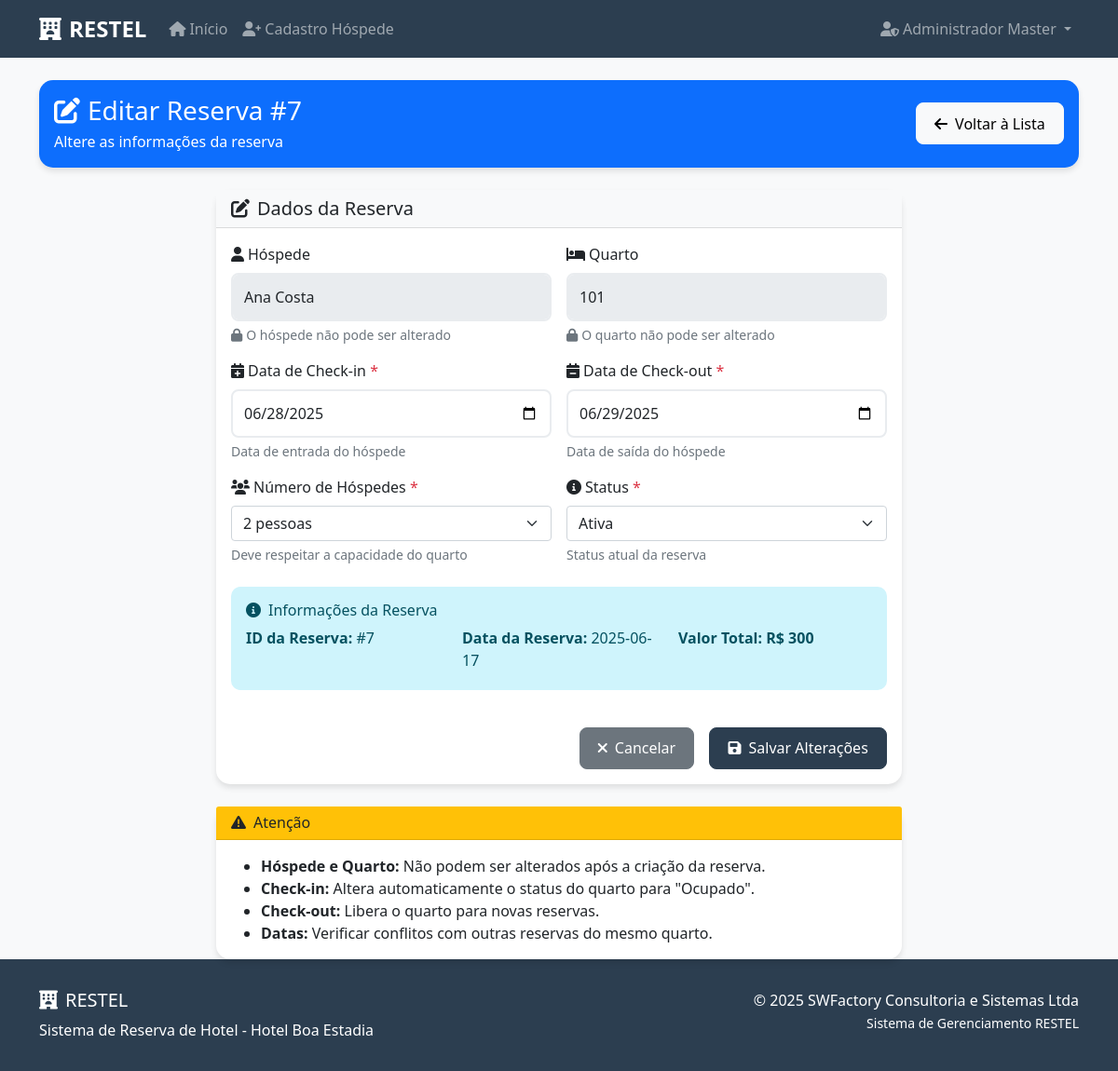
Page /admin/reserva/7/editar (signed in) on the committed database.
### tables this page shows
CREATE TABLE reservas (
            id INTEGER PRIMARY KEY AUTOINCREMENT,
            hospede_id INTEGER NOT NULL,
            quarto_id INTEGER NOT NULL,
            data_checkin DATE NOT NULL,
            data_checkout DATE NOT NULL,
            numero_hospedes INTEGER NOT NULL,
            valor_total DECIMAL(10,2) NOT NULL,
            status TEXT NOT NULL CHECK(status IN ('Ativa', 'Cancelada', 'Check-in', 'Check-out')),
            data_reserva TIMESTAMP DEFAULT CURRENT_TIMESTAMP,
            FOREIGN KEY (hospede_id) REFERENCES hospedes (id),
            FOREIGN KEY (quarto_id) REFERENCES quartos (id)
        );

CREATE TABLE hospedes (
            id INTEGER PRIMARY KEY AUTOINCREMENT,
            nome_completo TEXT NOT NULL,
            email TEXT UNIQUE NOT NULL,
            cpf TEXT UNIQUE NOT NULL,
            telefone TEXT NOT NULL,
            senha TEXT NOT NULL,
            ativo BOOLEAN DEFAULT 1,
            data_cadastro TIMESTAMP DEFAULT CURRENT_TIMESTAMP
        );

CREATE TABLE quartos (
            id INTEGER PRIMARY KEY AUTOINCREMENT,
            numero TEXT UNIQUE NOT NULL,
            tipo TEXT NOT NULL,
            capacidade INTEGER NOT NULL,
            preco_diaria DECIMAL(10,2) NOT NULL,
            status TEXT NOT NULL CHECK(status IN ('Disponível', 'Ocupado', 'Manutenção')),
            ativo BOOLEAN DEFAULT 1,
            data_cadastro TIMESTAMP DEFAULT CURRENT_TIMESTAMP
        );

### src/restel/app.py (the view)
@app.route('/admin/reserva/<int:reserva_id>/editar')
def editar_reserva(reserva_id):
    if 'admin_id' not in session:
        flash('Acesso negado! Faça login como administrador.', 'error')
        return redirect(url_for('login_admin'))
    conn = get_db_connection()
    reserva = conn.execute('''
        SELECT r.*, h.nome_completo as hospede_nome, q.numero as quarto_numero
        FROM reservas r
        JOIN hospedes h ON r.hospede_id = h.id
        JOIN quartos q ON r.quarto_id = q.id
        WHERE r.id = ?
    ''', (reserva_id,)).fetchone()
    if not reserva:
        flash('Reserva não encontrada!', 'error')
        conn.close()
        return redirect(url_for('gerenciar_reservas'))
    hospedes = conn.execute('SELECT * FROM hospedes WHERE ativo = 1 ORDER BY nome_completo').fetchall()
    quartos = conn.execute('SELECT * FROM quartos WHERE ativo = 1 ORDER BY numero').fetchall()
    conn.close()
    return render_template('admin_reserva_editar.html', reserva=reserva, hospedes=hospedes, quartos=quartos)

### src/restel/app.py (called while the page is built)
def get_db_connection():
    from flask import current_app
    db_path = current_app.config.get('DATABASE', DATABASE)
    conn = sqlite3.connect(db_path)
    conn.row_factory = sqlite3.Row
    return conn

### src/restel/templates/admin_reserva_editar.html (shortened to what this page needs)
{% extends "base.html" %}
{% block content %}
<div class="container mt-4">
    <div class="row">
        <div class="col-12">
            <div class="card bg-primary text-white">
                <div class="card-body">
                    <div class="row align-items-center">
                        <div class="col-md-8">
                            <h1 class="h3 mb-1">
                                <i class="fas fa-edit me-2"></i>Editar Reserva #{{ reserva.id }}
                            </h1>
                            <p class="mb-0">
                                Altere as informações da reserva
                            </p>
                        </div>
                        <div class="col-md-4 text-md-end">
                            <a href="{{ url_for('gerenciar_reservas') }}" class="btn btn-light">
                                <i class="fas fa-arrow-left me-2"></i>Voltar à Lista
                            </a>
                        </div>
                    </div>
                </div>
            </div>
        </div>
    </div>
    <div class="row mt-4">
        <div class="col-lg-8 mx-auto">
            <div class="card">
                <div class="card-header bg-light">
                    <h5 class="mb-0">
                        <i class="fas fa-edit me-2"></i>Dados da Reserva
                    </h5>
                </div>
                <div class="card-body">
                    <form method="POST" action="{{ url_for('processar_edicao_reserva', reserva_id=reserva.id) }}">
                        <div class="row g-3">
                            <div class="col-md-6">
                                <label for="hospede_nome" class="form-label">
                                    <i class="fas fa-user me-1"></i>Hóspede
                                </label>
                                <input type="text" class="form-control" id="hospede_nome"
                                       value="{{ reserva.hospede_nome }}" readonly>
                                <div class="form-text text-muted">
                                    <i class="fas fa-lock me-1"></i>O hóspede não pode ser alterado
                                </div>
                            </div>
                            <div class="col-md-6">
                                <label for="quarto_numero" class="form-label">
                                    <i class="fas fa-bed me-1"></i>Quarto
                                </label>
                                <input type="text" class="form-control" id="quarto_numero"
                                       value="{{ reserva.quarto_numero }}" readonly>
                                <div class="form-text text-muted">
                                    <i class="fas fa-lock me-1"></i>O quarto não pode ser alterado
                                </div>
                            </div>
                            <div class="col-md-6">
                                <label for="data_checkin" class="form-label">
                                    <i class="fas fa-calendar-plus me-1"></i>Data de Check-in <span class="text-danger">*</span>
                                </label>
                                <input type="date" class="form-control" id="data_checkin" name="data_checkin"
                                       value="{{ reserva.data_checkin }}" required>
                                <div class="form-text">
                                    Data de entrada do hóspede
                                </div>
                            </div>
                            <div class="col-md-6">
                                <label for="data_checkout" class="form-label">
                                    <i class="fas fa-calendar-minus me-1"></i>Data de Check-out <span class="text-danger">*</span>
                                </label>
                                <input type="date" class="form-control" id="data_checkout" name="data_checkout"
                                       value="{{ reserva.data_checkout }}" required>
                                <div class="form-text">
                                    Data de saída do hóspede
                                </div>
                            </div>
                            <div class="col-md-6">
                                <label for="numero_hospedes" class="form-label">
                                    <i class="fas fa-users me-1"></i>Número de Hóspedes <span class="text-danger">*</span>
                                </label>
                                <select class="form-select" id="numero_hospedes" name="numero_hospedes" required>
                                    <option value="2" {% if reserva.numero_hospedes == 2 %}selected{% endif %}>2 pessoas</option>
                                </select>
                                <div class="form-text">
                                    Deve respeitar a capacidade do quarto
                                </div>
                            </div>
                            <div class="col-md-6">
                                <label for="status" class="form-label">
                                    <i class="fas fa-info-circle me-1"></i>Status <span class="text-danger">*</span>
                                </label>
                                <select class="form-select" id="status" name="status" required>
                                    <option value="Ativa" {% if reserva.status == 'Ativa' %}selected{% endif %}>Ativa</option>
                                </select>
                                <div class="form-text">
                                    Status atual da reserva
                                </div>
                            </div>
                        </div>
                        <div class="row mt-4">
                            <div class="col-12">
                                <div class="alert alert-info">
                                    <h6 class="alert-heading">
                                        <i class="fas fa-info-circle me-2"></i>Informações da Reserva
                                    </h6>
                                    <div class="row">
                                        <div class="col-md-4">
                                            <p class="mb-1"><strong>ID da Reserva:</strong> #{{ reserva.id }}</p>
                                        </div>
                                        <div class="col-md-4">
                                            <p class="mb-1"><strong>Data da Reserva:</strong> {{ reserva.data_reserva.split(' ')[0] if reserva.data_reserva else 'N/A' }}</p>
                                        </div>
                                        <div class="col-md-4">
                                            <p class="mb-1"><strong>Valor Total:</strong>
                                                <span class="fw-bold">R$ {{ reserva.valor_total }}</span>
                                            </p>
                                        </div>
                                    </div>
                                </div>
                            </div>
                        </div>
                        <div class="row mt-4">
                            <div class="col-12">
                                <div class="d-grid gap-2 d-md-flex justify-content-md-end">
                                    <a href="{{ url_for('gerenciar_reservas') }}" class="btn btn-secondary me-md-2">
                                        <i class="fas fa-times me-2"></i>Cancelar
                                    </a>
                                    <button type="submit" class="btn btn-primary">
                                        <i class="fas fa-save me-2"></i>Salvar Alterações
                                    </button>
                                </div>
                            </div>
                        </div>
                    </form>
                </div>
            </div>
        </div>
    </div>
    <div class="row mt-4">
        <div class="col-lg-8 mx-auto">
            <div class="card border-warning">
                <div class="card-header bg-warning text-dark">
                    <h6 class="mb-0">
                        <i class="fas fa-exclamation-triangle me-2"></i>Atenção
                    </h6>
                </div>
                <div class="card-body">
                    <ul class="mb-0">
                        <li><strong>Hóspede e Quarto:</strong> Não podem ser alterados após a criação da reserva.</li>
                        <li><strong>Check-in:</strong> Altera automaticamente o status do quarto para "Ocupado".</li>
                        <li><strong>Check-out:</strong> Libera o quarto para novas reservas.</li>
                        <li><strong>Datas:</strong> Verificar conflitos com outras reservas do mesmo quarto.</li>
                    </ul>
                </div>
            </div>
        </div>
    </div>
</div>
{% endblock %}

### src/restel/templates/base.html (style rules this page uses)
:root { --primary-color: #2c3e50; --secondary-color: #3498db; --success-color: #27ae60; --danger-color: #e74c3c; --warning-color: #f39c12; --light-bg: #f8f9fa; }
body { font-family: 'Segoe UI', Tahoma, Geneva, Verdana, sans-serif; background-color: var(--light-bg); }
.card { border: none; border-radius: 15px; box-shadow: 0 4px 6px rgba(0, 0, 0, 0.1); transition: transform 0.2s; }
.btn { border-radius: 8px; padding: 0.6rem 1.2rem; font-weight: 500; }
.btn-primary { background-color: var(--primary-color); border-color: var(--primary-color); }
.form-control { border-radius: 8px; border: 2px solid #e9ecef; padding: 0.75rem; }
.alert { border-radius: 10px; border: none; }

### rows in the picture
reservas: id "7", data_checkin "06/28/2025", data_checkout "06/29/2025", numero_hospedes "2 pessoas", status "Ativa", data_reserva "2025-06-17", valor_total "300"
hospedes: hospede_nome "Ana Costa"
quartos: quarto_numero "101"

### other values in the picture
{{ session.admin_nome }} "Administrador Master"
